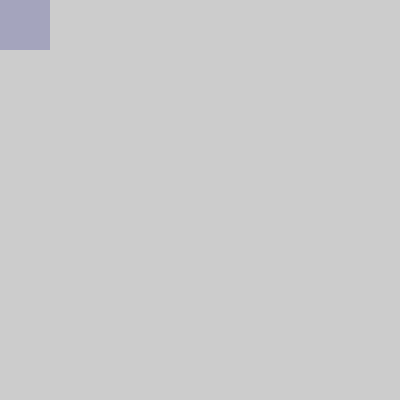
Frame 1 (no input)
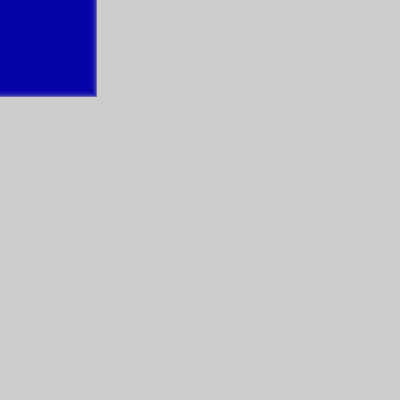
Frame 60 (the mouse pressed at the canvas centre just before this capture)
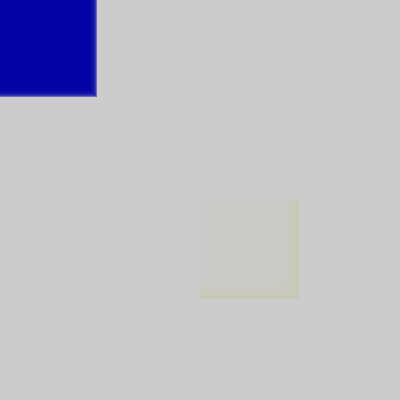
Frame 120 (the mouse held since frame 60 and released just before this capture)

The Processing sketch that drew these frames (run headless with seeded random() and noise(); from frame 60 on, the mouse is pressed at the canvas centre):

// Processing sketch: processing_184989
// ── processing_184989.pde

/*
 * Red Snake (Serpiente Roja)
 *
 * Programa para crear una serpiente roja moviendose por la pantalla
 *
 * Paso 6:
 *  - cambia el tamaño del circulo en funcion del tiempo
 *  - al igual que antes, necesitaras crear una variable
 *    para almacenar el valor del tamaño
 *  - puedes usar la misma funcion que para el color, pero
 *    cambiando la frecuencia
 *  - para mejor efecto visual, añade transparencia al color
 *
 * (c) 2013 D. Cuartielles, Arduino Verkstad, Suecia
 */
 
int azul = 225;
int tiempo = 0;
int diametro = 50;
  
void setup() {
  size(400, 400);
}
 
void draw() {
  tiempo = tiempo + 1;    
  azul = int(128 * (1 + sin(tiempo * 2 * PI / frameRate / 20)));
  diametro = int(50 * (1 + sin( tiempo * 2 * PI / frameRate / 5))); // Modifica el diametro del circulo con el paso del tiempo
   
  noStroke();            
  fill(mouseX, mouseY, azul, 50);  // Añade un 50% de transparencia al color
 rect (mouseX, mouseY, diametro, diametro);
}
